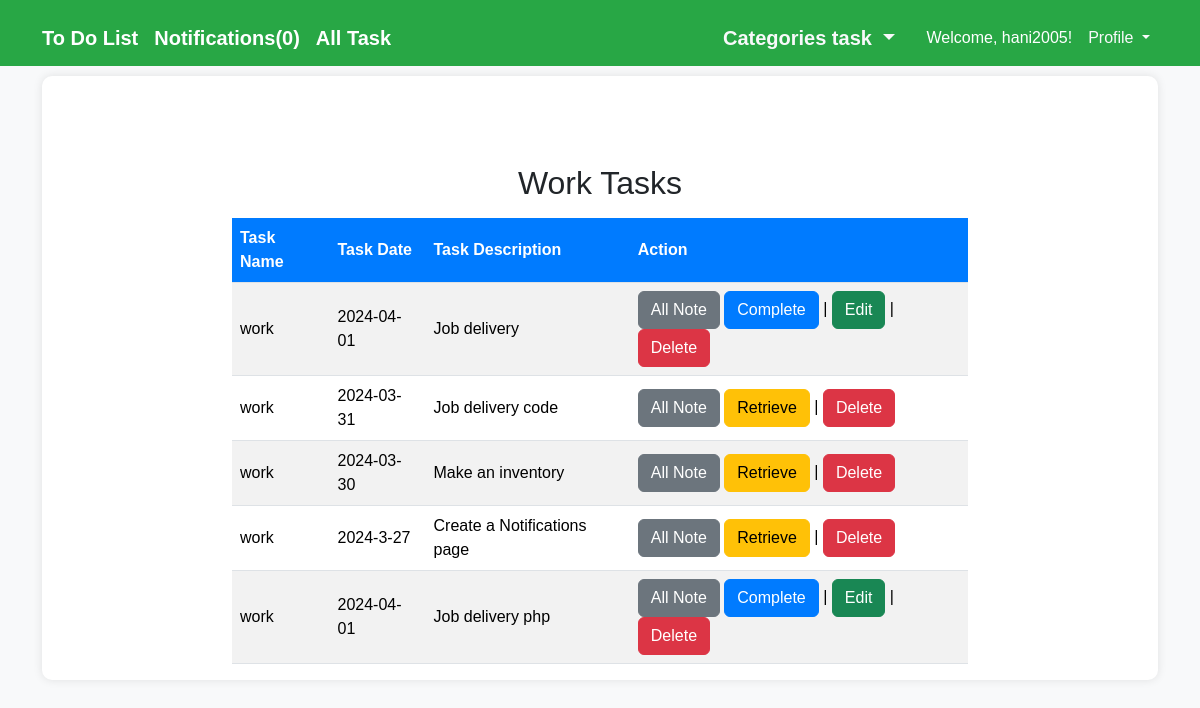
The app's page /Work.php (signed in) with its own data.
### tables this page shows
CREATE TABLE IF NOT EXISTS `task` (
  `task_id` int NOT NULL AUTO_INCREMENT,
  `task_name` varchar(200) NOT NULL,
  `createdon` longtext NOT NULL,
  `description` varchar(255) NOT NULL,
  `priority` int NOT NULL,
  `status` varchar(255) NOT NULL,
  `user_id` int DEFAULT NULL,
  PRIMARY KEY (`task_id`),
  KEY `fk_user_id` (`user_id`)
);

### Work.php (the view, shortened to what this page needs)
<?php
include('inc/connections.php');
$numNotifications = 0;
if(isset($_SESSION['id']) && isset($_SESSION['username'])) {
  $id = $_SESSION['id'];
  $username = $_SESSION['username'];
  $stmt = mysqli_prepare($conn, "SELECT * FROM users WHERE username = ?");
  mysqli_stmt_bind_param($stmt, "s", $username);
  mysqli_stmt_execute($stmt);
  $result = mysqli_stmt_get_result($stmt);
  if($data = mysqli_fetch_array($result)) {
    $currentDate = date('Y-m-d');
    $sql = "SELECT * FROM task WHERE createdon = ? AND user_id = ?";
    $stmt = mysqli_prepare($conn, $sql);
    if ($stmt) {
        mysqli_stmt_bind_param($stmt, "si", $currentDate, $id);
        mysqli_stmt_execute($stmt);
        $result = mysqli_stmt_get_result($stmt);
        $numNotifications = mysqli_num_rows($result);
    } else {
        $notifications = "Error in preparing SQL statement: " . mysqli_error($conn);
    }
  }
}
?>
<?php
include('inc/connections.php');
if(isset($_SESSION['id']) && isset($_SESSION['username'])) {
    $id = $_SESSION['id'];
    $username = $_SESSION['username'];
    $stmt = mysqli_prepare($conn, "SELECT * FROM task WHERE user_id = ? AND task_name = 'work'");
    mysqli_stmt_bind_param($stmt, "i", $id);
    mysqli_stmt_execute($stmt);
    $result = mysqli_stmt_get_result($stmt);
    if(mysqli_num_rows($result) > 0) {
?>
<!DOCTYPE html>
<html lang="en">
<head>
  <link href="https://cdn.jsdelivr.net/npm/bootstrap@5.3.3/dist/css/bootstrap.min.css" rel="stylesheet">
</head>
<body>
<nav class="navbar navbar-expand-lg navbar-dark bg-success">
  <div class="container">
    <a class="navbar-brand" href="index.php">To Do List</a>
    <a class="navbar-brand" href="notifications.php">Notifications(<?php echo $numNotifications; ?>)</a>
    <a class="navbar-brand" href="all_task.php">All Task</a>
    <div class="collapse navbar-collapse justify-content-end" id="navbarNav">
      <ul class="navbar-nav">
      <li class="nav-item dropdown">
        <a class="nav-link dropdown-toggle text-light navbar-brand" href="#" id="navbarDropdown" role="button" data-bs-toggle="dropdown" aria-expanded="false" style="font-size: 20px;">
        Categories task
        </a>
      </li>
        <li class="nav-item">
          <a class="nav-link active" href="#">Welcome, <?php echo $username; ?>!</a>
        </li>
        <li class="nav-item dropdown">
          <a class="nav-link dropdown-toggle text-light" href="#" id="navbarDropdown" role="button" data-bs-toggle="dropdown" aria-expanded="false">
            Profile
          </a>
        </li>
      </ul>
    </div>
  </div>
</nav>
<div class="container">
  <div class="profile">
    <h2 class="text-center mt-5">Work Tasks</h2>
    <div class="row mt-3">
      <div class="col-md-8 offset-md-2">
        <div class="table-responsive">
          <table class="table table-striped">
            <thead>
              <tr>
                <th scope="col">Task Name</th>
                <th scope="col">Task Date</th>
                <th scope="col">Task Description</th>
                <th scope="col">Action</th>
              </tr>
            </thead>
            <tbody>
              <?php
              while($row = mysqli_fetch_assoc($result)) {
                  echo '<tr>';
                  echo '<td>' . $row['task_name'] . '</td>';
                  echo '<td>' . $row['createdon'] . '</td>';
                  echo '<td>' . $row['description'] . '</td>';
                  if($row['priority'] == 0) {
                    echo "<td>
                    <button type=\"button\" class=\"btn btn-secondary\" onclick=\"location.href='Add_Note.php?task_id=" . $row['task_id'] . "'\">All Note</button>
                    <button type=\"button\" class=\"btn btn-primary\" onclick=\"location.href='mark_completed.php?task_id=" . $row['task_id'] . "'\">Complete</button> |
                    <button type=\"button\" class=\"btn btn-success\" onclick=\"location.href='edit_task.php?task_id=" . $row['task_id'] . "'\">Edit</button> |
                    <button type=\"button\" class=\"btn btn-danger\" onclick=\"location.href='delete_task.php?task_id=" . $row['task_id'] . "'\">Delete</button>
                     </td>";
                } else {
                    echo "<td>
                           <button type=\"button\" class=\"btn btn-secondary\" onclick=\"location.href='Add_Note.php?task_id=" . $row['task_id'] . "'\">All Note</button>
                          <button type=\"button\" class=\"btn btn-warning\" onclick=\"location.href='mark_incomplete.php?task_id=" . $row['task_id'] . "'\">Retrieve</button>              |
                          <button type=\"button\" class=\"btn btn-danger\" onclick=\"location.href='delete_task.php?task_id=" . $row['task_id'] . "'\">Delete</button>
                          </td>";
                }
                  echo '</tr>';
              }
              ?>
            </tbody>
          </table>
        </div>
      </div>
    </div>
  </div>
</div>
</body>
</html>
<?php
    }
} else {
    header('Location:login.php');
    exit();
}
?>

### Work.php (style rules this page uses)
.container { padding-top: 10px; }
body { background-color: #f8f9fa; font-family: Arial, sans-serif; }
.navbar { background-color: #28a745 !important; }
.navbar-brand { font-weight: bold; }
.profile { background-color: #ffffff; padding-top: 40px; border-radius: 10px; box-shadow: 0 0 10px rgba(0, 0, 0, 0.1); }
.btn-primary { background-color: #007bff; border-color: #007bff; }
.table th, .table td { vertical-align: middle; }
.table th { background-color: #007bff; color: #fff; }
.table-striped tbody tr:nth-of-type(odd) { background-color: rgba(0, 123, 255, 0.1); }

### records on screen
task: task_name "work", createdon "2024-04-01", description "Job delivery"
task: task_name "work", createdon "2024-03-31", description "Job delivery code"
task: task_name "work", createdon "2024-03-30", description "Make an inventory"
task: task_name "work", createdon "2024-3-27", description "Create a Notifications page"
task: task_name "work", createdon "2024-04-01", description "Job delivery php"

### other values on screen
$numNotifications "0"
$username "hani2005"
